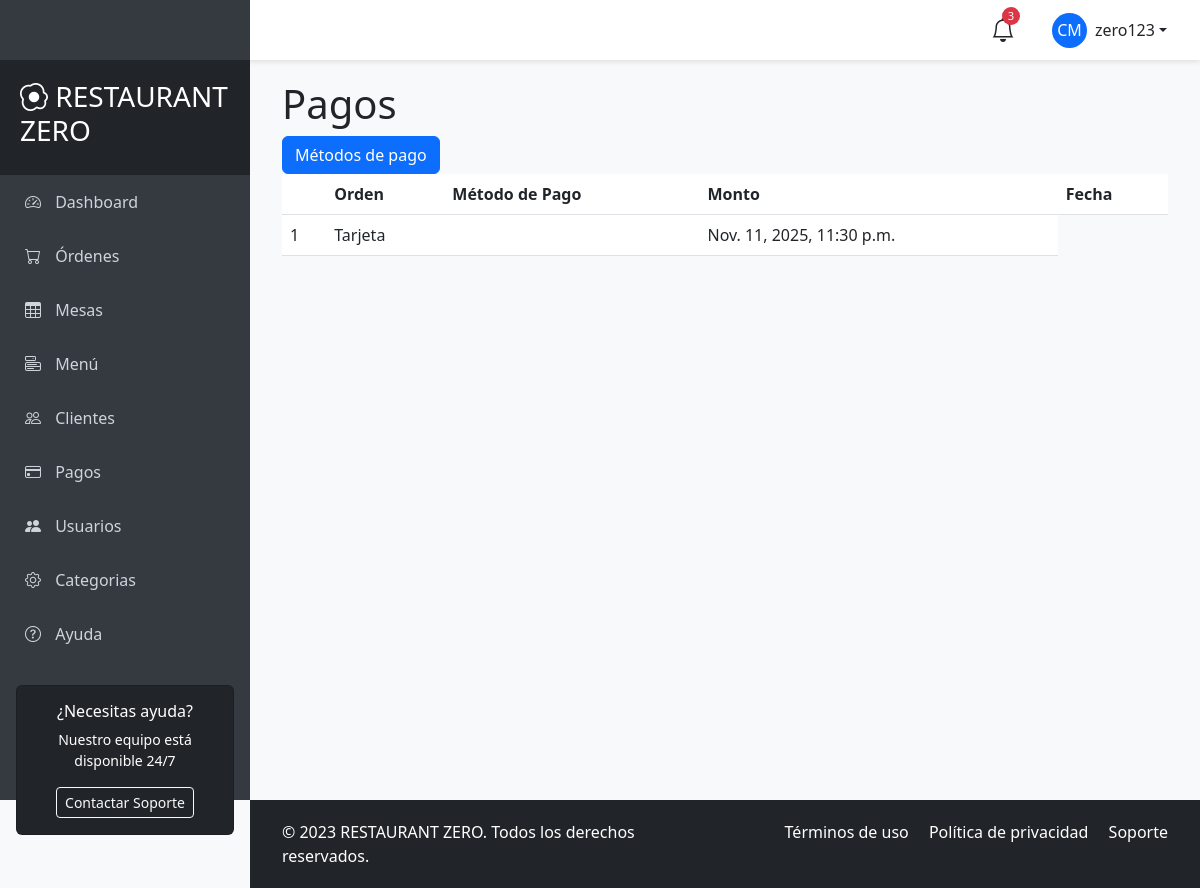
Page /ordenes/pagos/ (signed in) on the committed database.
### apps/accounts/models.py (models this page shows)
class AppUser(AbstractUser):
    pass

### apps/ordenes/models.py (models this page shows, shortened)
class Pago(models.Model):
    orden = models.ForeignKey(Orden, on_delete=models.CASCADE, related_name='pagos')
    metodo_pago = models.ForeignKey(MetodoPago, on_delete=models.CASCADE, related_name='pagos')
    cantidad = models.DecimalField(max_digits=10, decimal_places=2)
    fecha_hora = models.DateTimeField(auto_now_add=True)

class Orden(models.Model):
    empleado = models.ForeignKey(AppUser, on_delete=models.CASCADE, related_name='ordenes')
    mesa = models.ForeignKey(Mesa, on_delete=models.CASCADE, related_name='ordenes')
    fecha_hora = models.DateTimeField(auto_now_add=True)
    estatus = models.CharField(max_length=50, default='pendiente')

class MetodoPago(models.Model):
    nombre = models.CharField(max_length=50)

### apps/ordenes/views.py (the view)
# urls.py: path('pagos/', views.PagoListView.as_view(), name='pagos_list'),
class PagoListView(LoginRequiredMixin, ListView):
    model = Pago
    template_name = 'pagos/pagos_list.html'
    context_object_name = 'pagos'

### templates/pagos/pagos_list.html
{% extends 'main/base_user.html' %}
{% block content %}
<h1>Pagos</h1>
<a class="btn btn-primary" href="{% url 'ordenes:metodos_pago_list' %}">Métodos de pago</a>
<table class="table">
    <thead>
        <tr>
            <th></th>
            <th>Orden</th>
            <th>Método de Pago</th>
            <th>Monto</th>
            <th>Fecha</th>
        </tr>
    </thead>
    <tbody>
        {% for pago in pagos %}
        <tr>
            <td>{{ pago.orden.id }}</td>
            <td>{{ pago.metodo_pago.nombre }}</td>
            <td>{{ pago.monto }}</td>
            <td>{{ pago.fecha_hora }}</td>
        </tr>
        {% endfor %}
    </tbody>
</table>
{% endblock %}

### templates/main/base_user.html (shortened to what this page needs)
<!DOCTYPE html>
<html lang="es">
<head>
    <link href="https://cdn.jsdelivr.net/npm/bootstrap@5.3.0/dist/css/bootstrap.min.css" rel="stylesheet">
    <link rel="stylesheet" href="https://cdn.jsdelivr.net/npm/bootstrap-icons@1.10.0/font/bootstrap-icons.css">
</head>
<body>
    <nav id="sidebar">
        <div class="sidebar-header">
            <h3><i class="bi bi-egg-fried"></i> RESTAURANT ZERO</h3>
        </div>
        <ul class="list-unstyled">
            <li class="active"><a href="#"><i class="bi bi-speedometer2"></i> Dashboard</a></li>
            <li><a href="{% url 'ordenes:ordenes_list' %}"><i class="bi bi-cart"></i> Órdenes</a></li>
            <li><a href="{% url 'ordenes:mesas_list' %}"><i class="bi bi-table"></i> Mesas</a></li>
            <li><a href="{% url 'platillos:platillos_list' %}"><i class="bi bi-menu-button"></i> Menú</a></li>
            <li><a href="#"><i class="bi bi-people"></i> Clientes</a></li>
            <li><a href="{% url 'ordenes:pagos_list' %}"><i class="bi bi-credit-card"></i> Pagos</a></li>
            <li><a href="{% url 'accounts:user_list' %}"><i class="bi bi-people-fill"></i> Usuarios</a> </li>
            <li><a href="{% url 'platillos:categoria_list' %}"><i class="bi bi-gear"></i> Categorias</a></li>
            <li><a href="#"><i class="bi bi-question-circle"></i> Ayuda</a></li>
        </ul>
        <div class="px-3 mt-4">
            <div class="card bg-dark text-white">
                <div class="card-body text-center">
                    <h6>¿Necesitas ayuda?</h6>
                    <p class="small">Nuestro equipo está disponible 24/7</p>
                    <button class="btn btn-sm btn-outline-light">Contactar Soporte</button>
                </div>
            </div>
        </div>
    </nav>
    <header id="header" class="d-flex align-items-center justify-content-between">
        <button type="button" id="sidebarCollapse" class="btn">
        </button>
        <div class="d-flex align-items-center">
            <div class="position-relative me-4">
                <i class="bi bi-bell fs-4"></i>
                <span class="notification-badge">3</span>
            </div>
            <div class="dropdown">
                <button class="btn dropdown-toggle d-flex align-items-center" type="button" id="userDropdown" data-bs-toggle="dropdown" aria-expanded="false">
                    <div class="rounded-circle bg-primary d-flex align-items-center justify-content-center me-2" style="width: 35px; height: 35px;">
                        <span class="text-white">CM</span>
                    </div>
                    {{ request.user.username }}
                </button>
            </div>
        </div>
    </header>
    <div id="content">
        <div class="container-fluid">
            {% block content %}
            {% endblock %}
        </div>
    </div>
    <footer id="footer" class="bg-dark text-white">
        <div class="container-fluid">
            <div class="row">
                <div class="col-md-6">
                    <p class="mb-0">&copy; 2023 RESTAURANT ZERO. Todos los derechos reservados.</p>
                </div>
                <div class="col-md-6 text-md-end">
                    <p class="mb-0">
                        <a href="#" class="text-white text-decoration-none me-3">Términos de uso</a>
                        <a href="#" class="text-white text-decoration-none me-3">Política de privacidad</a>
                        <a href="#" class="text-white text-decoration-none">Soporte</a>
                    </p>
                </div>
            </div>
        </div>
    </footer>
</body>
</html>

### templates/main/base_user.html (style rules this page uses)
:root { --primary-color: #dc3545; --secondary-color: #ffc107; --sidebar-width: 250px; --header-height: 60px; }
body { font-family: 'Segoe UI', Tahoma, Geneva, Verdana, sans-serif; background-color: #f8f9fa; overflow-x: hidden; }
#sidebar { height: 100vh; width: var(--sidebar-width); position: fixed; top: 0; left: 0; background-color: #343a40; color: white; padding-top: var(--header-height); transition: all 0.3s; z-index: 1000; }
#sidebar .sidebar-header { padding: 20px; background-color: #212529; }
#sidebar ul li a { padding: 15px 25px; display: block; color: #ced4da; text-decoration: none; transition: all 0.3s; }
#sidebar ul li a i { margin-right: 10px; width: 20px; text-align: center; }
#header { height: var(--header-height); position: fixed; top: 0; left: 0; right: 0; background-color: white; box-shadow: 0 2px 5px rgba(0,0,0,0.1); z-index: 900; padding: 0 20px; }
#sidebarCollapse { background: transparent; border: none; color: var(--primary-color); font-size: 1.5rem; }
#content { margin-left: var(--sidebar-width); padding: 20px; padding-top: calc(var(--header-height) + 20px); transition: all 0.3s; min-height: 100vh; }
#footer { background-color: #343a40; color: white; padding: 20px; margin-left: var(--sidebar-width); transition: all 0.3s; }
.notification-badge { position: absolute; top: -5px; right: -5px; background-color: var(--primary-color); color: white; border-radius: 50%; width: 18px; height: 18px; font-size: 0.7rem; display: flex; align-items: center; justify-content: center; }

### rows in the picture
AppUser: user.username "zero123"
Pago: orden.id "1", metodo_pago.nombre "Tarjeta", fecha_hora "Nov. 11, 2025, 11:30 p.m."
